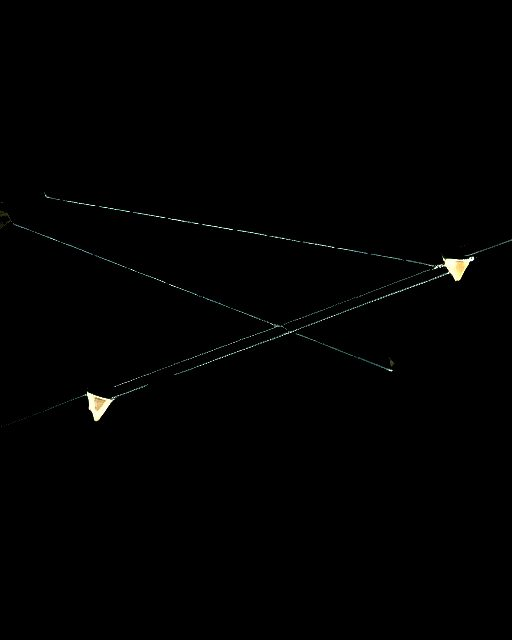
#> input picture desktop/art/daydream/s0.jpg, 512 x 640 px
$ python -i realimagery.py   (imports and definitions only)
#> lines starting #> are read from the running program, lines starting #| are printed output that depends on the picture
"""Photographs in the terminal: two real pixels per cell, drifting, dissolving.

The scenes are rendered once by the local SD server (`tools/gen_frames.py`) and
kept as PNGs under `<data>/real/<state>/`. This module turns them into ANSI.

Each cell is `▀`: foreground is the top pixel, background the bottom pixel, so a
110x30 terminal shows a 110x60 pixel photograph. Detail that fine is invisible at
100% zoom, but it is exactly what makes a dark frame read as a *place* rather
than a colour field.

Two motions keep a still frame alive:

* a slow crop drift (the frame breathes left and right over ~20 s), and
* a Bayer dissolve between successive frames of the same state.

A state change dissolves too, and it does it from the frame that was on screen,
so the picture never cuts.
"""
from __future__ import annotations

import pathlib
from typing import List, Optional, Sequence, Tuple

from PIL import Image, ImageOps

from . import store

Pixel = Tuple[int, int, int]
Cell = Tuple[Pixel, Pixel]          # (top, bottom)
Cells = List[List[Cell]]

RESET = "\x1b[0m"
_FILTER = getattr(Image, "Resampling", Image).LANCZOS

BAYER8 = [
    [0, 32, 8, 40, 2, 34, 10, 42],
    [48, 16, 56, 24, 50, 18, 58, 26],
    [12, 44, 4, 36, 14, 46, 6, 38],
    [60, 28, 52, 20, 62, 30, 54, 22],
    [3, 35, 11, 43, 1, 33, 9, 41],
    [51, 19, 59, 27, 49, 17, 57, 25],
    [15, 47, 7, 39, 13, 45, 5, 37],
    [63, 31, 55, 23, 61, 29, 53, 21],
]

HOLD_S = 11.0          # how long one photograph stays up
FADE_S = 2.4           # dissolve into the next one
DRIFT_S = 26.0         # one full left-right breath
DRIFT = 0.06           # fraction of width the crop can travel

_IMAGES: dict = {}
_CELLS: dict = {}
_LAST: dict = {"key": None, "cells": None}


def root() -> pathlib.Path:
    return pathlib.Path(store.data_dir()) / "real"


# [5 lines left out: function frames, not called in this run]


def available(state: str) -> bool:
    return bool(frames(state))


def counts() -> dict:
    return {s: len(frames(s)) for s in ("walk", "daydream", "dream", "doomscroll")}


def _image(path: pathlib.Path) -> Image.Image:
#> called with path = '../desktop/art/daydream/s0.jpg'
    key = str(path)
    im = _IMAGES.get(key)
    if im is None:
        # vignette the edges very slightly: it hides the crop seam and reads as lens
        im = Image.open(path).convert("RGB")
#> im is the input picture: PIL image 512x640 RGB; mean R, G, B 1.3, 1.4, 1.2
        # terminals crush shadow detail and contain very little light, so lift
        # the range hard and give the colour a little more push than the file has
        im = ImageOps.autocontrast(im, cutoff=1.0)
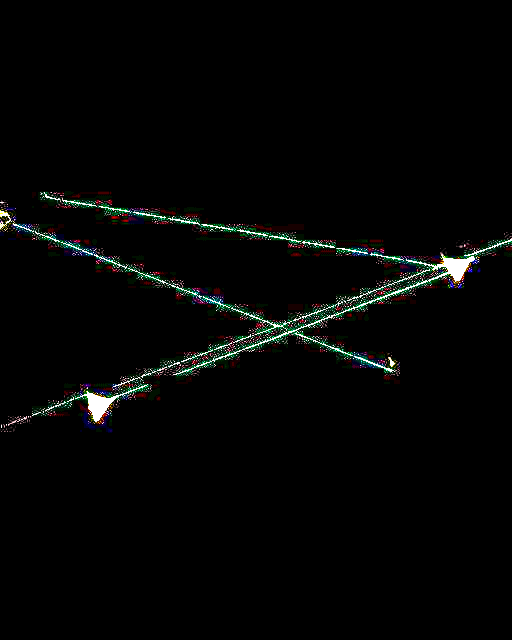
#> im: PIL image 512x640 RGB; mean R, G, B 4.6, 5.3, 4.6
        lut = [min(255, int(255 * (v / 255) ** 0.70)) for v in range(256)]
        im = im.point(lut * 3)
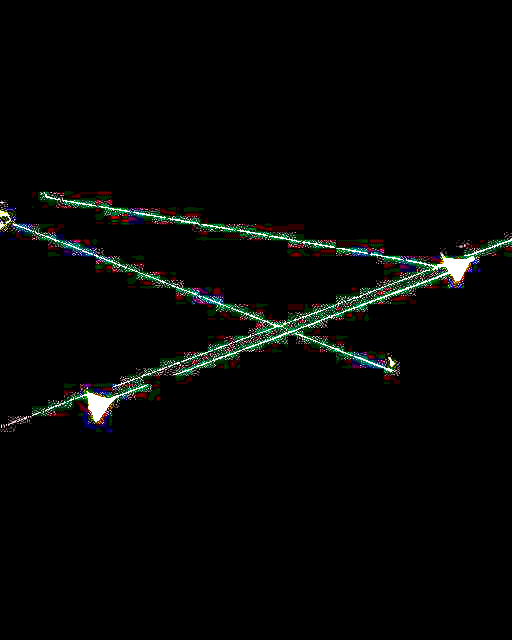
#> im: PIL image 512x640 RGB; mean R, G, B 5.3, 6.5, 5.3
        im = ImageOps.colorize(im.convert("L"), black="#0b0a09", white="#fff6e8") if False else im
        _IMAGES[key] = im
    return im


# [93 lines left out: functions cells_at, blend, frame, remember, not called in this run]


def _sin(x: float) -> float:
    import math
    return math.sin(x)


# [16 lines left out: functions to_rows, still, not called in this run]

>>> result = _image('../desktop/art/daydream/s0.jpg')
